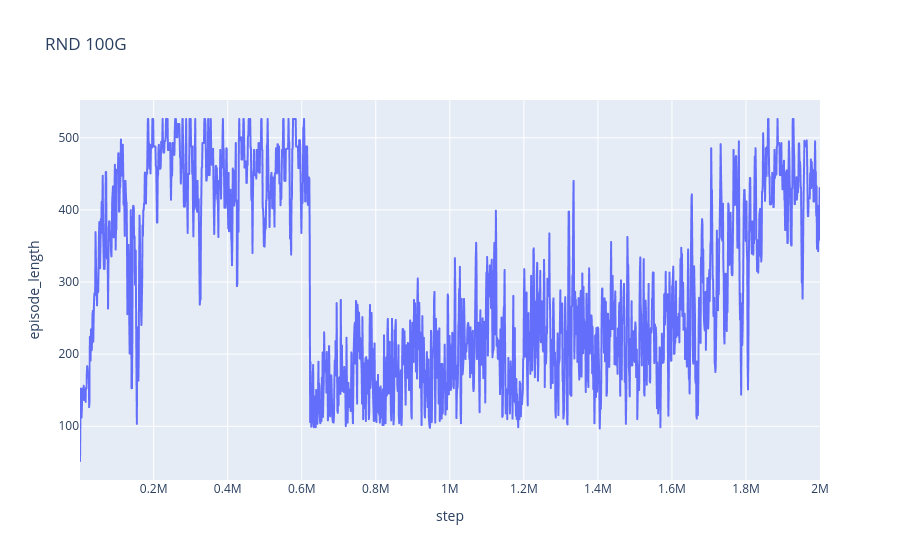

Notebook cell for this chart:
### Code cell
train = pd.read_csv("logs/health_gathering_100g_rnd/2026-01-17-03-01-50/train.log")
fig = px.line(train, x="step", y="episode_length", title="RND 100G")
fig.show()

### Figure 1 — Plotly figure (JSON) as saved in the notebook; plotly's stock layout.template omitted (floating-point values rounded to 4 significant figures; data arrays with more than 128 entries replaced by an {"elided": "..."} marker saying what was removed)
{"data": [{"hovertemplate": "step=%{x}<br>episode_length=%{y}<extra></extra>", "legendgroup": "", "line": {"color": "#636efa", "dash": "solid"}, "marker": {"symbol": "circle"}, "mode": "lines", "name": "", "showlegend": false, "type": "scattergl", "x": {"elided": "1953 int values"}, "xaxis": "x", "y": {"elided": "1953 float values"}, "yaxis": "y"}], "layout": {"legend": {"tracegroupgap": 0}, "title": {"text": "RND 100G"}, "xaxis": {"anchor": "y", "domain": [0, 1], "title": {"text": "step"}}, "yaxis": {"anchor": "x", "domain": [0, 1], "title": {"text": "episode_length"}}}}
